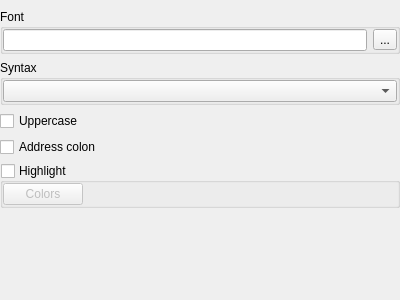
<?xml version="1.0" encoding="UTF-8"?>
<ui version="4.0">
 <class>XDisasmViewOptionsWidget</class>
 <widget class="QWidget" name="XDisasmViewOptionsWidget">
  <property name="geometry">
   <rect>
    <x>0</x>
    <y>0</y>
    <width>400</width>
    <height>300</height>
   </rect>
  </property>
  <property name="windowTitle">
   <string notr="true"/>
  </property>
  <layout class="QVBoxLayout" name="verticalLayout">
   <property name="leftMargin">
    <number>0</number>
   </property>
   <property name="topMargin">
    <number>0</number>
   </property>
   <property name="rightMargin">
    <number>0</number>
   </property>
   <property name="bottomMargin">
    <number>0</number>
   </property>
   <item>
    <widget class="QScrollArea" name="scrollArea">
     <property name="frameShape">
      <enum>QFrame::NoFrame</enum>
     </property>
     <property name="frameShadow">
      <enum>QFrame::Plain</enum>
     </property>
     <property name="widgetResizable">
      <bool>true</bool>
     </property>
     <widget class="QWidget" name="scrollAreaWidgetContentsDisasm">
      <property name="geometry">
       <rect>
        <x>0</x>
        <y>0</y>
        <width>400</width>
        <height>300</height>
       </rect>
      </property>
      <layout class="QVBoxLayout" name="verticalLayout_2">
       <property name="leftMargin">
        <number>0</number>
       </property>
       <property name="rightMargin">
        <number>0</number>
       </property>
       <property name="bottomMargin">
        <number>0</number>
       </property>
       <item>
        <widget class="QGroupBox" name="groupBoxDisasmFont">
         <property name="title">
          <string>Font</string>
         </property>
         <layout class="QHBoxLayout" name="horizontalLayout">
          <property name="leftMargin">
           <number>0</number>
          </property>
          <property name="topMargin">
           <number>0</number>
          </property>
          <property name="rightMargin">
           <number>0</number>
          </property>
          <property name="bottomMargin">
           <number>0</number>
          </property>
          <item>
           <widget class="QLineEdit" name="lineEditDisasmFont">
            <property name="readOnly">
             <bool>true</bool>
            </property>
           </widget>
          </item>
          <item>
           <widget class="QToolButton" name="toolButtonDisasmFont">
            <property name="text">
             <string notr="true">...</string>
            </property>
           </widget>
          </item>
         </layout>
        </widget>
       </item>
       <item>
        <widget class="QGroupBox" name="groupBoxDisasmSyntax">
         <property name="title">
          <string>Syntax</string>
         </property>
         <layout class="QHBoxLayout" name="horizontalLayout_2">
          <property name="leftMargin">
           <number>0</number>
          </property>
          <property name="topMargin">
           <number>0</number>
          </property>
          <property name="rightMargin">
           <number>0</number>
          </property>
          <property name="bottomMargin">
           <number>0</number>
          </property>
          <item>
           <widget class="QComboBox" name="comboBoxDisasmSyntax"/>
          </item>
         </layout>
        </widget>
       </item>
       <item>
        <widget class="QCheckBox" name="checkBoxDisasmUppercase">
         <property name="text">
          <string>Uppercase</string>
         </property>
        </widget>
       </item>
       <item>
        <widget class="QCheckBox" name="checkBoxDisasmAddressColon">
         <property name="text">
          <string>Address colon</string>
         </property>
        </widget>
       </item>
       <item>
        <widget class="QGroupBox" name="groupBoxDisasmHighlight">
         <property name="title">
          <string>Highlight</string>
         </property>
         <property name="checkable">
          <bool>true</bool>
         </property>
         <property name="checked">
          <bool>false</bool>
         </property>
         <layout class="QHBoxLayout" name="horizontalLayout_3">
          <property name="leftMargin">
           <number>0</number>
          </property>
          <property name="topMargin">
           <number>0</number>
          </property>
          <property name="rightMargin">
           <number>0</number>
          </property>
          <property name="bottomMargin">
           <number>0</number>
          </property>
          <item>
           <widget class="QPushButton" name="pushButtonDisasmColors">
            <property name="text">
             <string>Colors</string>
            </property>
           </widget>
          </item>
          <item>
           <spacer name="horizontalSpacer_2">
            <property name="orientation">
             <enum>Qt::Horizontal</enum>
            </property>
            <property name="sizeHint" stdset="0">
             <size>
              <width>294</width>
              <height>20</height>
             </size>
            </property>
           </spacer>
          </item>
         </layout>
        </widget>
       </item>
       <item>
        <spacer name="verticalSpacer">
         <property name="orientation">
          <enum>Qt::Vertical</enum>
         </property>
         <property name="sizeHint" stdset="0">
          <size>
           <width>20</width>
           <height>231</height>
          </size>
         </property>
        </spacer>
       </item>
      </layout>
     </widget>
    </widget>
   </item>
  </layout>
 </widget>
 <resources/>
 <connections/>
</ui>
